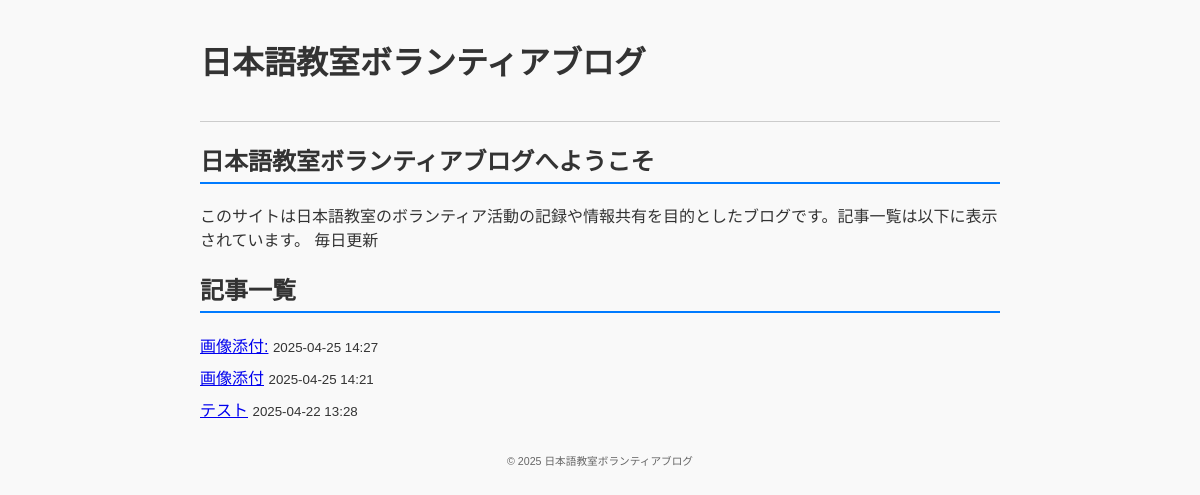
Before: / with the older database file.
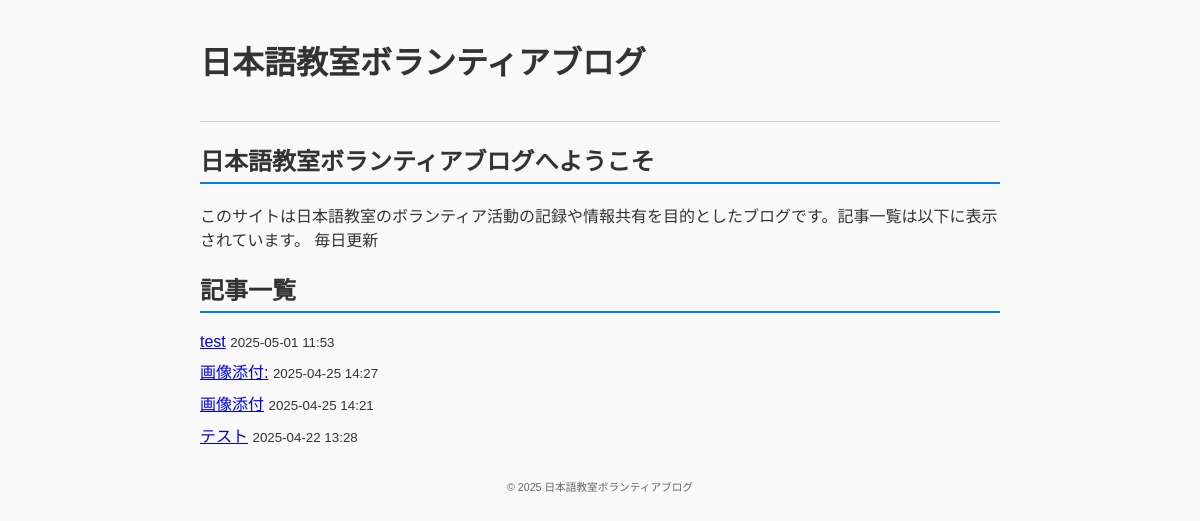
After: the same page with the newer database file.
### models.py (models this page shows)
class Post(db.Model):
    id = db.Column(db.Integer, primary_key=True)
    title = db.Column(db.String(200), nullable=False)
    body = db.Column(db.Text, nullable=False)
    image_path = db.Column(db.String(255), nullable=True)
    created_at = db.Column(db.DateTime, server_default=db.func.now())
    updated_at = db.Column(db.DateTime, server_default=db.func.now(), onupdate=db.func.now())

### app.py (the view)
@app.route('/')
def index():
    posts = Post.query.order_by(Post.created_at.desc()).all()
    site_info = SiteInfo.query.first()
    return render_template('index.html', posts=posts, site_info=site_info)

### templates/index.html (shortened to what this page needs)
{% extends "base.html" %}
{% block content %}
<h2>日本語教室ボランティアブログへようこそ</h2>
{% if site_info %}
<p>{{ site_info.description|safe }}</p>
{% else %}
<p>このサイトは日本語教室のボランティア活動の記録や情報共有を目的としたブログです。記事一覧は以下に表示されています。</p>
{% endif %}
<h2>記事一覧</h2>
<ul>
    {% for post in posts %}
    <li>
        <a href="{{ url_for('post_detail', post_id=post.id) }}">{{ post.title }}</a>
        <small>{{ post.created_at.strftime('%Y-%m-%d %H:%M') }}</small>
    </li>
    {% else %}
    <li>記事がありません。</li>
    {% endfor %}
</ul>
{% endblock %}

Changed rows visible on the page:
added Post: title "test", created_at "2025-05-01 11:53"
